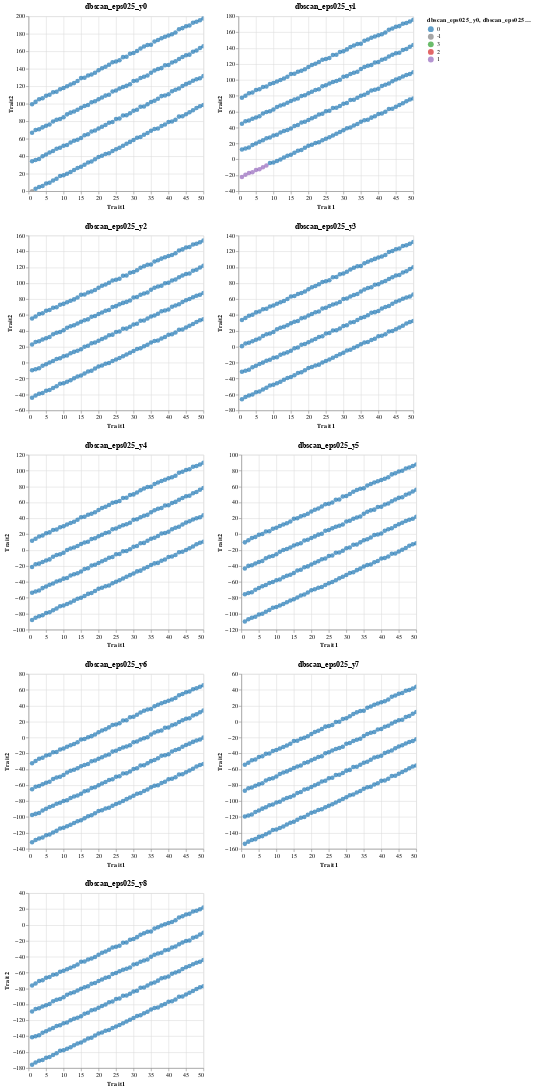

Notebook code for this chart:
### Code cell
(dbscan_plots[db_labs[45]] | dbscan_plots[db_labs[46]]) & (dbscan_plots[db_labs[47]] | dbscan_plots[db_labs[48]]) & (dbscan_plots[db_labs[49]] | dbscan_plots[db_labs[50]]) & (dbscan_plots[db_labs[51]] | dbscan_plots[db_labs[52]]) & (dbscan_plots[db_labs[53]])

### Figure 1 — Vega-Lite specification as saved in the notebook (floating-point values rounded to 4 significant figures; data arrays with more than 128 entries replaced by an {"elided": "..."} marker saying what was removed)
{"config": {"view": {"continuousWidth": 300, "continuousHeight": 300}}, "vconcat": [{"hconcat": [{"data": {"name": "data-69d230ec981e515dc096817e11fc2914"}, "mark": {"type": "circle", "size": 60}, "encoding": {"color": {"field": "dbscan_eps025_y0", "scale": {"domain": [0.0, -1.0, 3.0, 2.0, 1.0], "range": ["#1f77b4", "#808080", "#2ca02c", "#d62728", "#9467bd"]}, "type": "nominal"}, "tooltip": [{"field": "dbscan_eps025_y0", "type": "quantitative"}, {"field": "kmedoids4_y0", "type": "quantitative"}], "x": {"field": "Trait1", "type": "quantitative"}, "y": {"field": "Trait2", "type": "quantitative"}}, "name": "view_208", "title": "dbscan_eps025_y0"}, {"data": {"name": "data-449024cb126b19154ef91ad6f5fd149a"}, "mark": {"type": "circle", "size": 60}, "encoding": {"color": {"field": "dbscan_eps025_y1", "scale": {"domain": [0.0, 1.0, 3.0, 2.0], "range": ["#1f77b4", "#ff7f0e", "#2ca02c", "#d62728"]}, "type": "nominal"}, "tooltip": [{"field": "dbscan_eps025_y1", "type": "quantitative"}, {"field": "kmedoids4_y1", "type": "quantitative"}], "x": {"field": "Trait1", "type": "quantitative"}, "y": {"field": "Trait2", "type": "quantitative"}}, "name": "view_209", "title": "dbscan_eps025_y1"}]}, {"hconcat": [{"data": {"name": "data-aa14b0ed7a03e0e44d959ee22f5e7d0f"}, "mark": {"type": "circle", "size": 60}, "encoding": {"color": {"field": "dbscan_eps025_y2", "scale": {"domain": [0.0, 3.0, 2.0, 1.0], "range": ["#1f77b4", "#ff7f0e", "#2ca02c", "#d62728"]}, "type": "nominal"}, "tooltip": [{"field": "dbscan_eps025_y2", "type": "quantitative"}, {"field": "kmedoids4_y2", "type": "quantitative"}], "x": {"field": "Trait1", "type": "quantitative"}, "y": {"field": "Trait2", "type": "quantitative"}}, "name": "view_210", "title": "dbscan_eps025_y2"}, {"data": {"name": "data-a5105fbcd7a3e4be60a3c093dc38c374"}, "mark": {"type": "circle", "size": 60}, "encoding": {"color": {"field": "dbscan_eps025_y3", "scale": {"domain": [0.0, 3.0, 2.0, 1.0], "range": ["#1f77b4", "#ff7f0e", "#2ca02c", "#d62728"]}, "type": "nominal"}, "tooltip": [{"field": "dbscan_eps025_y3", "type": "quantitative"}, {"field": "kmedoids4_y3", "type": "quantitative"}], "x": {"field": "Trait1", "type": "quantitative"}, "y": {"field": "Trait2", "type": "quantitative"}}, "name": "view_211", "title": "dbscan_eps025_y3"}]}, {"hconcat": [{"data": {"name": "data-fb6da2d0c6244cdd0c63c5b061115ae0"}, "mark": {"type": "circle", "size": 60}, "encoding": {"color": {"field": "dbscan_eps025_y4", "scale": {"domain": [0.0, 1.0, 3.0, 2.0], "range": ["#1f77b4", "#ff7f0e", "#2ca02c", "#d62728"]}, "type": "nominal"}, "tooltip": [{"field": "dbscan_eps025_y4", "type": "quantitative"}, {"field": "kmedoids4_y4", "type": "quantitative"}], "x": {"field": "Trait1", "type": "quantitative"}, "y": {"field": "Trait2", "type": "quantitative"}}, "name": "view_212", "title": "dbscan_eps025_y4"}, {"data": {"name": "data-c2aec152ea7d6ac420203a269c09329b"}, "mark": {"type": "circle", "size": 60}, "encoding": {"color": {"field": "dbscan_eps025_y5", "scale": {"domain": [0.0, 3.0, 1.0, 2.0], "range": ["#1f77b4", "#ff7f0e", "#2ca02c", "#d62728"]}, "type": "nominal"}, "tooltip": [{"field": "dbscan_eps025_y5", "type": "quantitative"}, {"field": "kmedoids4_y5", "type": "quantitative"}], "x": {"field": "Trait1", "type": "quantitative"}, "y": {"field": "Trait2", "type": "quantitative"}}, "name": "view_213", "title": "dbscan_eps025_y5"}]}, {"hconcat": [{"data": {"name": "data-828b3988c5b1cb5dce438a4b9d1f49e3"}, "mark": {"type": "circle", "size": 60}, "encoding": {"color": {"field": "dbscan_eps025_y6", "scale": {"domain": [0.0, 1.0, 2.0, 3.0], "range": ["#1f77b4", "#ff7f0e", "#2ca02c", "#d62728"]}, "type": "nominal"}, "tooltip": [{"field": "dbscan_eps025_y6", "type": "quantitative"}, {"field": "kmedoids4_y6", "type": "quantitative"}], "x": {"field": "Trait1", "type": "quantitative"}, "y": {"field": "Trait2", "type": "quantitative"}}, "name": "view_214", "title": "dbscan_eps025_y6"}, {"data": {"name": "data-8a3451b4b0365624d7f56b88b86df716"}, "mark": {"type": "circle", "size": 60}, "encoding": {"color": {"field": "dbscan_eps025_y7", "scale": {"domain": [0.0, 3.0, 1.0, 2.0], "range": ["#1f77b4", "#ff7f0e", "#2ca02c", "#d62728"]}, "type": "nominal"}, "tooltip": [{"field": "dbscan_eps025_y7", "type": "quantitative"}, {"field": "kmedoids4_y7", "type": "quantitative"}], "x": {"field": "Trait1", "type": "quantitative"}, "y": {"field": "Trait2", "type": "quantitative"}}, "name": "view_215", "title": "dbscan_eps025_y7"}]}, {"data": {"name": "data-e08299e89897e1f8fcd16770a7adf695"}, "mark": {"type": "circle", "size": 60}, "encoding": {"color": {"field": "dbscan_eps025_y8", "scale": {"domain": [0.0, 1.0, 2.0, 3.0], "range": ["#1f77b4", "#ff7f0e", "#2ca02c", "#d62728"]}, "type": "nominal"}, "tooltip": [{"field": "dbscan_eps025_y8", "type": "quantitative"}, {"field": "kmedoids4_y8", "type": "quantitative"}], "x": {"field": "Trait1", "type": "quantitative"}, "y": {"field": "Trait2", "type": "quantitative"}}, "name": "view_216", "title": "dbscan_eps025_y8"}], "params": [{"name": "param_307", "select": {"type": "interval", "encodings": ["x", "y"]}, "bind": "scales", "views": ["view_208"]}, {"name": "param_309", "select": {"type": "interval", "encodings": ["x", "y"]}, "bind": "scales", "views": ["view_209"]}, {"name": "param_311", "select": {"type": "interval", "encodings": ["x", "y"]}, "bind": "scales", "views": ["view_210"]}, {"name": "param_313", "select": {"type": "interval", "encodings": ["x", "y"]}, "bind": "scales", "views": ["view_211"]}, {"name": "param_315", "select": {"type": "interval", "encodings": ["x", "y"]}, "bind": "scales", "views": ["view_212"]}, {"name": "param_317", "select": {"type": "interval", "encodings": ["x", "y"]}, "bind": "scales", "views": ["view_213"]}, {"name": "param_319", "select": {"type": "interval", "encodings": ["x", "y"]}, "bind": "scales", "views": ["view_214"]}, {"name": "param_321", "select": {"type": "interval", "encodings": ["x", "y"]}, "bind": "scales", "views": ["view_215"]}, {"name": "param_323", "select": {"type": "interval", "encodings": ["x", "y"]}, "bind": "scales", "views": ["view_216"]}], "$schema": "https://vega.github.io/schema/vega-lite/v5.16.3.json", "datasets": {"data-69d230ec981e515dc096817e11fc2914": {"elided": "200 records"}, "data-449024cb126b19154ef91ad6f5fd149a": {"elided": "200 records"}, "data-aa14b0ed7a03e0e44d959ee22f5e7d0f": {"elided": "200 records"}, "data-a5105fbcd7a3e4be60a3c093dc38c374": {"elided": "200 records"}, "data-fb6da2d0c6244cdd0c63c5b061115ae0": {"elided": "200 records"}, "data-c2aec152ea7d6ac420203a269c09329b": {"elided": "200 records"}, "data-828b3988c5b1cb5dce438a4b9d1f49e3": {"elided": "200 records"}, "data-8a3451b4b0365624d7f56b88b86df716": {"elided": "200 records"}, "data-e08299e89897e1f8fcd16770a7adf695": {"elided": "200 records"}}}
